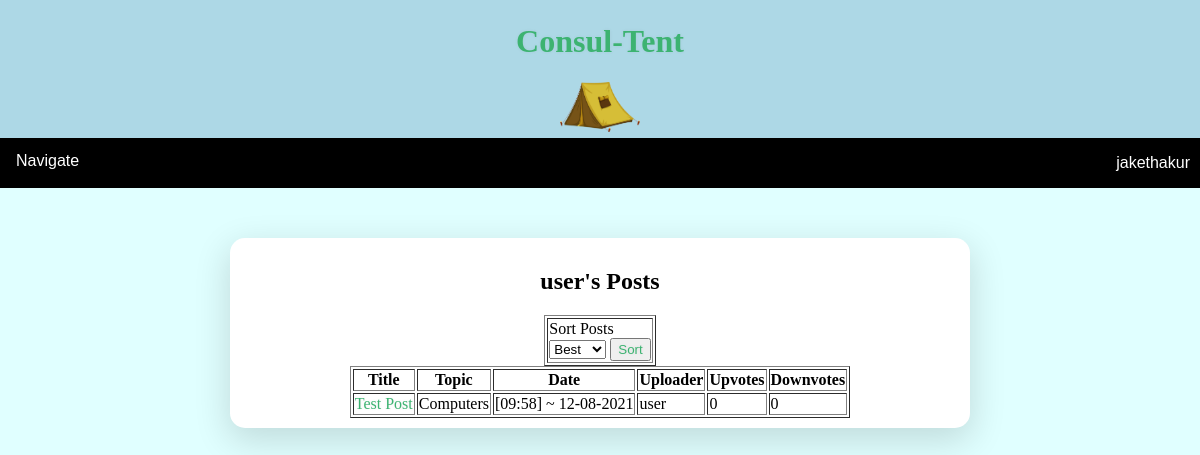
Screenshot of /user/2 (signed in) with the database file from the repository.
### models.py (models this page shows, shortened)
class User(db.Model):
    id = db.Column("id", db.Integer, primary_key=True)
    first_name = db.Column("first_name", db.String(100))
    last_name = db.Column("last_name", db.String(100))
    username = db.Column("username", db.String(100))
    email = db.Column("email", db.String(100))
    password = db.Column(db.String(255), nullable=False)
    registered_on = db.Column(db.DateTime, nullable=False)
    notes = db.relationship("Content", backref="user", lazy=True)
    comments = db.relationship("Comment", backref="user", lazy=True)
    recentvote = db.Column(db.Integer)

class Content(db.Model):
    id = db.Column("id", db.Integer, primary_key=True)
    title = db.Column("title", db.String(200))
    text = db.Column("text", db.String(100))
    date = db.Column("date", db.String(50))
    user_id = db.Column(db.Integer, db.ForeignKey("user.id"), nullable=False)
    username = db.Column("username", db.String(100))
    comments = db.relationship("Comment", backref="note", cascade="all, delete-orphan", lazy=True)
    upv = db.Column(db.Integer)
    dnv = db.Column(db.Integer)
    topic = db.Column("topic", db.String(100))

### driver.py (the view)
@app.route('/user/<user_id>')
def user(user_id):
    if session.get('user'):
        uname = db.session.query(User).filter_by(id=user_id).one()
        my_contents = db.session.query(Content).filter_by(user_id=user_id).all()
        filter_form = FilterForm()
        return render_template('targetuser.html', u=uname.id, contents=my_contents, usrn=session['username'], user=uname.username, formf=filter_form)
    else:
        return redirect(url_for('login'))

### forms.py
class FilterForm(FlaskForm):
    class Meta:
        csrf = False
    attribute = SelectField('Sort Posts', choices=['Best', 'New', 'Worst', 'Old'])
    submit = SubmitField('Sort')

### templates/targetuser.html (shortened to what this page needs)
<!DOCTYPE html>
<html lang="en">
<head>
    <link rel="stylesheet" href="{{ url_for('static', filename='main.css') }}">
</head>
<body>
    <div class="header">
                <a href="{{ url_for('home') }}">
                <h1>Consul-Tent</h1>
                <img src="/static/tent.png" alt="Tent" height="50" width="80">
                </a>
            </div>
    <div class="navbar">
        <div class="dropdown">
            <button class="dropbtn">Navigate
            </button>
        </div>
        <p> {{ usrn }} </p>
    </div>
<body class="logback">
    <center>
        <div class="homebox">
        <h2>{{ user }}'s Posts</h2>
        <table border="1">
        <form action="{{ url_for('sort2', user_id=u) }}" method="post">
                <div class="formwrapper">
                <tr>
                                <div class="form-field">
                                <td>
                                    {{ formf.attribute.label }} <br/> {{ formf.attribute }}
                                </div>
                                {{ formf.submit(class="wordColor2") }}
                </tr>
                </div>
                </form>
        </table>
        <table border="1">
            <tr>
                <th>Title</th>
                <th>Topic</th>
                <th>Date</th>
                <th>Uploader</th>
                <th>Upvotes</th>
                <th>Downvotes</th>
            </tr>
            {% for content in contents %}
            <tr>
		        <td><a href="{{ url_for('content', content_id=content.id) }}">{{ content.title }}</a></td>
                <td>{{ content.topic }}</td>
                <td>{{ content.date }}</td>
                <td>{{ content.username }}</td>
                <td>{{ content.upv }}</td>
                <td>{{ content.dnv }}</td>
            </tr>
            {% endfor %}
        </table>
            </div>
    </center>
</body>
</body>
</html>

### static/main.css (style rules this page uses)
body { font-family: Arial padding: 0px; margin: 0px; background-color: #e0ffff; }
.header { padding: 2px; text-align: center; background: #ADD8E6; }
.navbar { overflow: hidden; background-color: black; font-family: Arial; color: white; text-align: right; padding-right: 10px; }
.dropdown { float: left; overflow: hidden; }
.dropdown .dropbtn { font-size: 16px; border: none; outline: none; color: white; padding: 14px 16px; background-color: inherit; font-family: inherit; margin: 0; }
.homebox { background-color: #FFFFFF; padding: 10px; scroll-padding: 10px; margin: 50px; width: 60%; height: 80%; border-radius: 15px; box-shadow: 0px 11px 35px 2px rgba(0, 0, 0, 0.14); }
.logback { background-image: url(loginBackground.jpg); background-size: cover; background-repeat: no-repeat; background-attachment: fixed; height: 750px; }
.wordColor2 { text-shadow: 0px 0px 3px rgba(117, 117, 117, 0.12); color: #3CB371; padding-top: 2px; padding-bottom: 2px; text-align: center; }
a { text-shadow: 0px 0px 3px rgba(117, 117, 117, 0.12); color: #3CB371; text-decoration: none }

### rows the page displays
User: username "user"
Content: title "Test Post", topic "Computers", date "[09:58] ~ 12-08-2021", username "user", upv "0", dnv "0"

### other values shown
{{ usrn }} "jakethakur"
